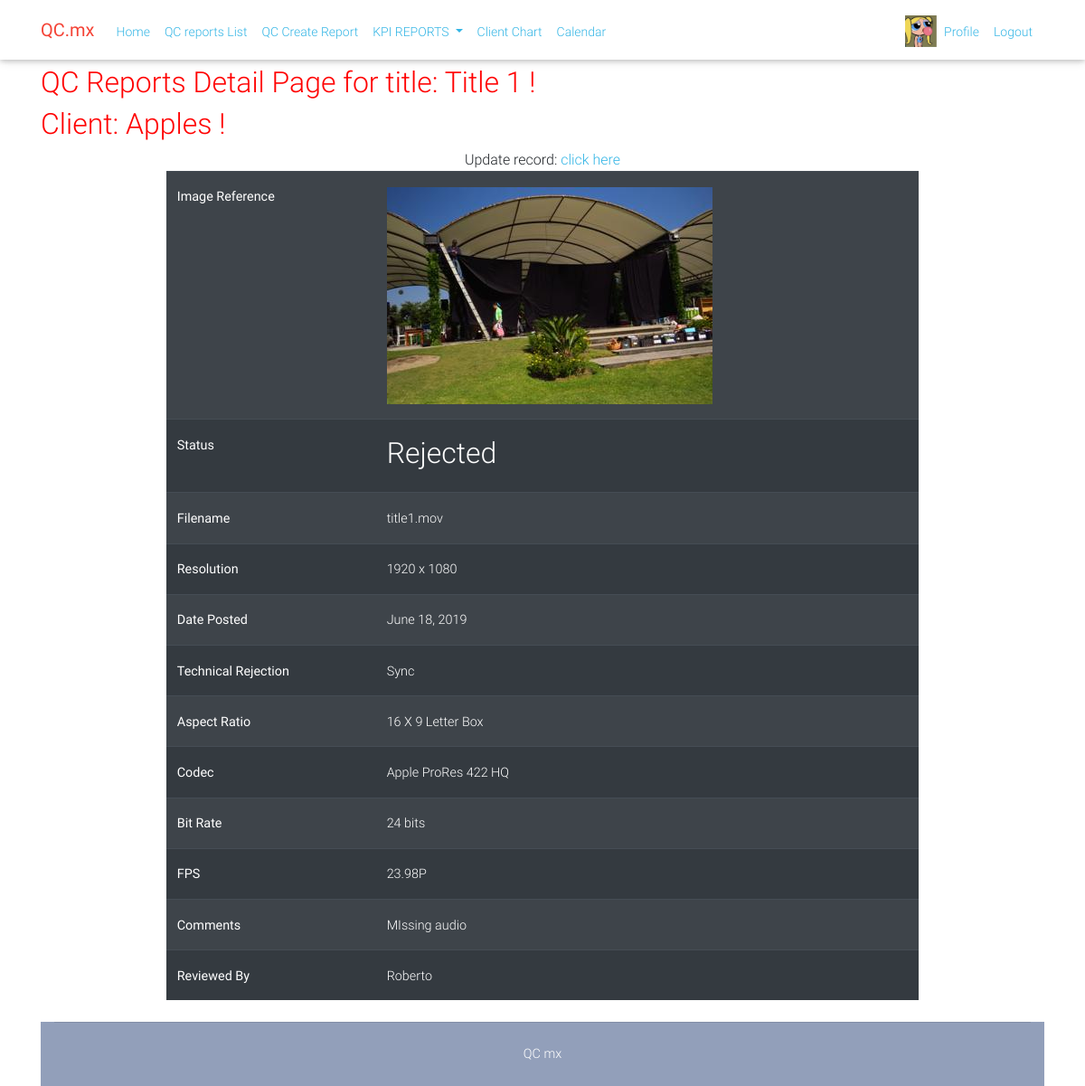
Page /qcreport/1/ (signed in) on the committed database.
### users/models.py (models this page shows, shortened)
class Profile(models.Model):
    user = models.OneToOneField(User, on_delete=models.CASCADE)
    image = models.ImageField(default='default.png', upload_to='profile_pics')

### qcrep/models.py (models this page shows, shortened)
class Qcreport(models.Model):
    Result = (
        ('Approved', 'Approved'),
        ('Rejected', 'Rejected'),
        ('Pending', 'Pending'),
    )
    Fps = (
        ('Pending', 'Pending'),
        ('23.98P', '23.98 Progressive'),
        ('23.98I', '23.98 Interlaced'),
        ('29.97P', '29.97 Progressive'),
        ('29.97I', '29.97 Interlaced'),
        ('25P', '25 Progressive'),
        ('25I', '25 Interlaced'),
        ('24P', '24 Progressive'),
        ('59.94I', '59.94I'),
    )
    Reject = (
        ('Pending', 'Pending'),
        ('MB', 'Macroblocks'),
        ('IF', 'Inverted Fields'),
        ('BF', 'Blended Fields'),
        ('BM', 'Broken Media'),
        ('VBI', 'VBI Line'),
        ('Sync', 'Out of sync'),
        ('RG', 'Red or Green Frames'),
        ('FF', 'Frezzed Frames'),
        ('RF', 'Repeated Frames'),
        ('AF', 'Artifacts'),
        ('SA', 'Saturated Audio'),
        ('WAM', 'Audio does not belong to media'),
        ('AN', 'Audio Noise'),
        ('Drop', 'Audio/Video Drop Out'),
        ('BR', 'Low Bit Rate'),
        ('VS', 'Video out or range or Standards'),
        ('None', 'None'),
    )
    MissElements = (
        ('MovieTitle', 'Movie Title'),
        ('Initial Credits', 'Initial Credits'),
        ('Final Roller', 'Final Roller'),
        ('Ep Num', 'Episode Number'),
        ('None', 'None'),
        ('Pending', 'Pending'),
    )
    title = models.CharField(max_length=100)
    client = models.CharField(max_length=100)
    filename = models.CharField(max_length=100)
    status = models.CharField(max_length=100, default='Pending', choices = Result)
    aspect = models.CharField(max_length=100, default='Pending')
    codec = models.CharField(max_length=100, default='Pending')
    bit = models.CharField(max_length=100, default='Pending')
    resolution = models.CharField(max_length=100, default='Pending')
    date_posted = models.DateTimeField(default=timezone.now)
    qc_duedate = models.DateTimeField(default=timezone.now, blank=True)
    conmments = models.TextField(default='Pending')
    author = models.ForeignKey(User, default='None', on_delete=models.CASCADE)
    image = models.ImageField(default='image_penging.png', upload_to='qcreports_pics')
    framesPerSecond = models.CharField(max_length=100, default='Pending', choices = Fps)
    tecreject = models.CharField(max_length=100, default='Pending', choices = Reject)
    missing_elements = models.CharField(max_length=100, default='Pending', choices = MissElements)

### qcrep/views.py (the view)
# urls.py: path('qcreport/<int:pk>/', QcreportDetailView.as_view(), name='qcrep-qc_detail'),
class QcreportDetailView(DetailView):
    model = Qcreport
    template_name = 'qcrep/qc_detail.html'
    context_object_name = 'qcreports'

### qcrep/templates/qcrep/qc_detail.html (shortened to what this page needs)
{% extends "qcrep/base.html" %}
{% load static %}
{% block content %}
<br><br><br>
<div class="container">
    <h2 style="color: red">QC Reports Detail Page for title:  {{ object.title }} !</h2>
    <h2 style="color: red">Client:  {{ object.client }} !</h2>
        <center>
                Update record: <a href="update">click here</a><br>
        <div class="w-75">
        <table class="table table-striped table-dark">
                <tr>
                        <th scope="row">Image Reference</th>
                        <td><img src="/static/{{ object.image }}"></td>
                </tr>
            <tr>
                <th scope="row">Status</th>
                <td><h2>{{ object.status }}</h2></td>
            </tr>
            <tr>
                <th scope="row">Filename</th>
                <td>{{ object.filename }}</td>
            </tr>
            <tr>
                    <th scope="row">Resolution</th>
                    <td>{{ object.resolution }}</td>
            </tr>
                <tr>
                    <th scope="row">Date Posted</th>
                    <td>{{ object.date_posted|date:"F d, Y" }}</td>
                </tr>
                <tr>
                    <th scope="row">Technical Rejection</th>
                    <td>{{ object.tecreject }}</td>
            </tr>
            <tr>
                    <th scope="row">Aspect Ratio</th>
                    <td>{{ object.aspect }}</td>
                </tr>
                <tr>
                    <th scope="row">Codec</th>
                    <td>{{ object.codec }}</td>
                </tr>
                <tr>
                    <th scope="row">Bit Rate</th>
                    <td>{{ object.bit }}</td>
            </tr>
            <tr>
                    <th scope="row">FPS</th>
                    <td>{{ object.framesPerSecond }}</td>
                </tr>
                <tr>
                    <th scope="row">Comments</th>
                    <td>{{ object.conmments }}</td>
                </tr>
                <tr>
                    <th scope="row">Reviewed By</th>
                    <td>{{ object.author }}</td>
            </tr>
        </table>
        </div>
        </center>
{% endblock content %}

### qcrep/templates/qcrep/base.html (shortened to what this page needs)
{% load static %}
<!DOCTYPE html>
<html lang="en">
<head>
    <link rel="stylesheet" href="https://maxcdn.bootstrapcdn.com/bootstrap/4.0.0/css/bootstrap.min.css">
    <link rel="stylesheet" href="https://use.fontawesome.com/releases/v5.8.1/css/all.css">
    <link href="{% static 'css/bootstrap.min.css' %}" rel="stylesheet">
    <link href="{% static 'css/mdb.min.css' %}" rel="stylesheet">
    <link href="{% static 'css/style.min.css' %}" rel="stylesheet">
    <link rel="stylesheet" type="text/css" href="{% static 'styles.css' %}">
    <link rel="stylesheet" href="https://cdnjs.cloudflare.com/ajax/libs/Chart.js/2.8.0/Chart.min.css" />
</head>
<nav class="navbar fixed-top navbar-expand-lg navbar wow scrolling-navbar">
        <div class="container">
          <a class="navbar-brand waves-effect" href="/">
            <strong class="red-text">QC.mx</strong>
          </a>
          <div class="collapse navbar-collapse" id="navbarSupportedContent">
            <ul class="navbar-nav mr-auto">
              <li class="nav-item active">
                <a class="nav-link waves-effect" href="{% url "qcrep-home" %}">Home
                </a>
              </li>
                <li class="nav-item active">
                  <a class="nav-link waves-effect" href="{% url "qcrep-qcreport_list" %}">QC reports List
                  </a>
                </li>
                <li class="nav-item active">
                  <a class="nav-link waves-effect" href="{% url "qcrep-qcreports_form" %}">QC Create Report
                  </a>
                </li>
                  <li class="nav-item dropdown">
                      <a class="nav-link dropdown-toggle" href="{% url "qcrep-user_reports" %}" id="navbarDropdown" role="button" data-toggle="dropdown" aria-haspopup="true" aria-expanded="false">
                        KPI REPORTS
                      </a>
                    </li>
                    <li class="nav-item active">
                        <a class="nav-link waves-effect" href="{% url "qcrep-client" %}">Client Chart
                        </a>
                      </li>
                      <li class="nav-item active">
                          <a class="nav-link waves-effect" href="{% url "qcrep-calendar" %}">Calendar
                          </a>
                        </li>
            </ul>
      <ul class="navbar-nav nav-flex-icons">
          {% if request.user.is_authenticated %}
          <li><img src="/static/{{ user.profile.image.url }}" width="35px" height="35px" class="circle"></li>
          <li class="nav-item">
              <a class="nav-link waves-effect" href="{% url "profile" %}">
                <span class="clearfix d-none d-sm-inline-block"> Profile </span>
              </a>
            </li>
          <li class="nav-item">
            <a class="nav-link waves-effect" href="{% url "logout" %}">
              <span class="clearfix d-none d-sm-inline-block"> Logout </span>
            </a>
          </li>
          {% endif %}
        </ul>
          </div>
        </div>
      </nav>
<body>
    {% block content %}
    {% endblock content %}
    <footer class="page-footer text-center font-small mt-4 wow fadeIn">
        <div class="container">
            <span class="text-white">
                <hr class="my-4">
                <div class="pb-4">
                    <span class="text-white">
                            <a href="#" target="_blank"> QC mx </a>
                    </span>
                </div>
            </span>
        </div>
    </footer>
</body>
</html>

### static/styles.css (style rules this page uses)
ul { height: 100%; padding: 5px 5px 0px 5px; font-size: 14px; }
a { color: #33b5e5; }

### rows in the picture
Qcreport: title "Title 1", client "Apples", image (picture), status "Rejected", filename "title1.mov", resolution "1920 x 1080", date_posted "June 18, 2019", tecreject "Sync", aspect "16 X 9 Letter Box", codec "Apple ProRes 422 HQ", bit "24 bits", framesPerSecond "23.98P", conmments "MIssing audio", author "Roberto"
